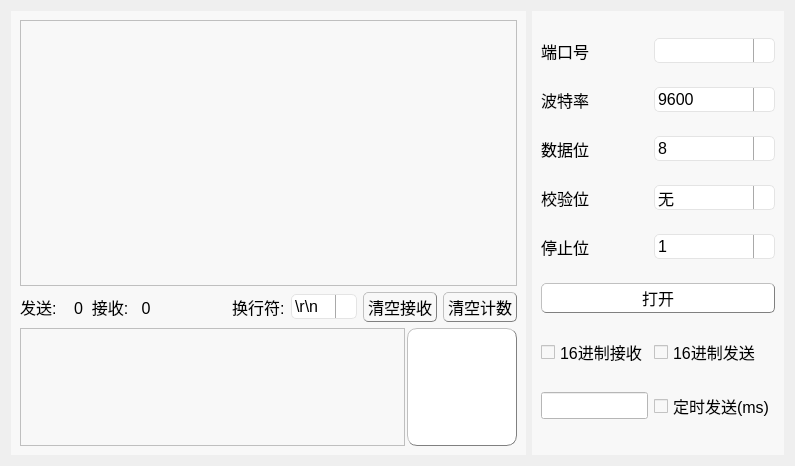
      <widget class="QWidget" name="page">
       <property name="styleSheet">
        <string notr="true"/>
       </property>
       <layout class="QHBoxLayout" name="horizontalLayout_3" stretch="3,1">
        <item>
         <widget class="QWidget" name="widget_3" native="true">
          <property name="font">
           <font>
            <pointsize>12</pointsize>
           </font>
          </property>
          <property name="styleSheet">
           <string notr="true">
background-color: rgb(248, 248, 248);</string>
          </property>
          <layout class="QVBoxLayout" name="verticalLayout" stretch="9,1,4">
           <item>
            <widget class="QPlainTextEdit" name="plainTextEdit_receive">
             <property name="font">
              <font>
               <pointsize>12</pointsize>
              </font>
             </property>
            </widget>
           </item>
           <item>
            <layout class="QHBoxLayout" name="horizontalLayout_4">
             <item>
              <widget class="QLabel" name="label_count">
               <property name="font">
                <font>
                 <pointsize>12</pointsize>
                </font>
               </property>
               <property name="text">
                <string>发送:    0  接收:   0</string>
               </property>
              </widget>
             </item>
             <item>
              <spacer name="horizontalSpacer">
               <property name="font">
                <font>
                 <pointsize>12</pointsize>
                </font>
               </property>
               <property name="orientation">
                <enum>Qt::Horizontal</enum>
               </property>
               <property name="sizeHint" stdset="0">
                <size>
                 <width>40</width>
                 <height>20</height>
                </size>
               </property>
              </spacer>
             </item>
             <item>
              <widget class="QLabel" name="label_7">
               <property name="font">
                <font>
                 <pointsize>12</pointsize>
                </font>
               </property>
               <property name="text">
                <string>换行符:</string>
               </property>
              </widget>
             </item>
             <item>
              <widget class="QComboBox" name="comboBox_lineBreak">
               <property name="font">
                <font>
                 <pointsize>-1</pointsize>
                </font>
               </property>
               <property name="styleSheet">
                <string notr="true">QComboBox{
  background-color: rgb(255, 255, 255);
  font-size:16px;
  padding: 1px 15px 1px 3px;
  border:1px solid rgba(228,228,228,1);
  border-radius:5px 5px 0px 0px;
}   
QComboBox::drop-down {
      subcontrol-origin: padding;
      subcontrol-position: top right;
	width: 20px;
      border-left-width: 1px;
    border-left-color: darkgray;
    border-left-style: solid; /* just a single line */
    border-top-right-radius: 3px; /* same radius as the QComboBox */
    border-bottom-right-radius: 3px;
  }

QComboBox::down-arrow {
    image: url(:/img/arrow.png);
}</string>
               </property>
               <item>
                <property name="text">
                 <string>\r\n</string>
                </property>
               </item>
               <item>
                <property name="text">
                 <string>\r</string>
                </property>
               </item>
               <item>
                <property name="text">
                 <string>\n</string>
                </property>
               </item>
               <item>
                <property name="text">
                 <string>\n\r</string>
                </property>
               </item>
               <item>
                <property name="text">
                 <string>无</string>
                </property>
               </item>
              </widget>
             </item>
             <item>
              <widget class="QPushButton" name="clearPlace_btn">
               <property name="font">
                <font>
                 <pointsize>12</pointsize>
                </font>
               </property>
               <property name="styleSheet">
                <string notr="true">QPushButton
{
border:1px solid gray;
border-radius:5px;
padding:2px 4px;
border-style: outset;
}
QPushButton[color=&quot;on&quot;]
{
	background-color: rgb(255, 255, 255);
}
QPushButton[color=&quot;off&quot;]
{
	background-color: rgb(85, 170, 0);
}
 QPushButton:hover{
background-color:rgb(229, 241, 251); 
color: black;
}
 QPushButton:pressed{
background-color:rgb(204, 228, 247);
border-style: inset;
}</string>
               </property>
               <property name="text">
                <string>清空接收</string>
               </property>
              </widget>
             </item>
             <item>
              <widget class="QPushButton" name="clearCount_btn">
               <property name="font">
                <font>
                 <pointsize>12</pointsize>
                </font>
               </property>
               <property name="styleSheet">
                <string notr="true">QPushButton
{
border:1px solid gray;
border-radius:5px;
padding:2px 4px;
border-style: outset;
}
QPushButton[color=&quot;on&quot;]
{
	background-color: rgb(255, 255, 255);
}
QPushButton[color=&quot;off&quot;]
{
	background-color: rgb(85, 170, 0);
}
 QPushButton:hover{
background-color:rgb(229, 241, 251); 
color: black;
}
 QPushButton:pressed{
background-color:rgb(204, 228, 247);
border-style: inset;
}</string>
               </property>
               <property name="text">
                <string>清空计数</string>
               </property>
              </widget>
             </item>
            </layout>
           </item>
           <item>
            <layout class="QHBoxLayout" name="horizontalLayout_2" stretch="7,2">
             <property name="spacing">
              <number>2</number>
             </property>
             <item>
              <widget class="QPlainTextEdit" name="plainTextEdit_send">
               <property name="font">
                <font>
                 <pointsize>12</pointsize>
                </font>
               </property>
              </widget>
             </item>
             <item>
              <widget class="QPushButton" name="send_btn">
               <property name="sizePolicy">
                <sizepolicy hsizetype="Preferred" vsizetype="Preferred">
                 <horstretch>0</horstretch>
                 <verstretch>0</verstretch>
                </sizepolicy>
               </property>
               <property name="font">
                <font>
                 <pointsize>12</pointsize>
                </font>
               </property>
               <property name="styleSheet">
                <string notr="true">QPushButton
{
background-color: rgb(255, 255, 255);
border:1px solid gray;
border-radius:10px;
padding:2px 4px;
border-style: outset;
}
 QPushButton:hover{
background-color:rgb(229, 241, 251); 
color: black;
}
 QPushButton:pressed{
background-color:rgb(204, 228, 247);
border-style: inset;
}</string>
               </property>
               <property name="text">
                <string/>
               </property>
               <property name="icon">
                <iconset>
                 <normaloff>:/img/纸飞机发送.png</normaloff>:/img/纸飞机发送.png</iconset>
               </property>
               <property name="iconSize">
                <size>
                 <width>76</width>
                 <height>76</height>
                </size>
               </property>
              </widget>
             </item>
            </layout>
           </item>
          </layout>
         </widget>
        </item>
        <item>
         <widget class="QWidget" name="widget_2" native="true">
          <property name="font">
           <font>
            <pointsize>12</pointsize>
           </font>
          </property>
          <property name="styleSheet">
           <string notr="true">background-color: rgb(248, 248, 248);</string>
          </property>
          <layout class="QGridLayout" name="gridLayout_2">
           <item row="6" column="0">
            <widget class="QCheckBox" name="checkBox_hexReceive">
             <property name="font">
              <font>
               <pointsize>12</pointsize>
              </font>
             </property>
             <property name="text">
              <string>16进制接收</string>
             </property>
            </widget>
           </item>
           <item row="1" column="0">
            <widget class="QLabel" name="label_2">
             <property name="font">
              <font>
               <pointsize>12</pointsize>
              </font>
             </property>
             <property name="text">
              <string>波特率</string>
             </property>
            </widget>
           </item>
           <item row="2" column="1">
            <widget class="QComboBox" name="comboBox_dataBit">
             <property name="font">
              <font>
               <pointsize>-1</pointsize>
              </font>
             </property>
             <property name="styleSheet">
              <string notr="true">QComboBox{
  background-color: rgb(255, 255, 255);
  font-size:16px;
  padding: 1px 15px 1px 3px;
  border:1px solid rgba(228,228,228,1);
  border-radius:5px 5px 0px 0px;
}   
QComboBox::drop-down {
      subcontrol-origin: padding;
      subcontrol-position: top right;
	width: 20px;
      border-left-width: 1px;
    border-left-color: darkgray;
    border-left-style: solid; /* just a single line */
    border-top-right-radius: 3px; /* same radius as the QComboBox */
    border-bottom-right-radius: 3px;
  }

QComboBox::down-arrow {
    image: url(:/img/arrow.png);
}</string>
             </property>
             <item>
              <property name="text">
               <string>8</string>
              </property>
             </item>
             <item>
              <property name="text">
               <string>7</string>
              </property>
             </item>
             <item>
              <property name="text">
               <string>6</string>
              </property>
             </item>
             <item>
              <property name="text">
               <string>5</string>
              </property>
             </item>
            </widget>
           </item>
           <item row="0" column="0">
            <widget class="QLabel" name="label">
             <property name="font">
              <font>
               <pointsize>12</pointsize>
              </font>
             </property>
             <property name="text">
              <string>端口号</string>
             </property>
            </widget>
           </item>
           <item row="5" column="0" colspan="2">
            <widget class="QPushButton" name="open_btn">
             <property name="font">
              <font>
               <pointsize>12</pointsize>
              </font>
             </property>
             <property name="styleSheet">
              <string notr="true">QPushButton
{
	background-color: rgb(255, 255, 255);
border:1px solid gray;
border-radius:5px;
padding:2px 4px;
border-style: outset;
}
QPushButton[color=&quot;on&quot;]
{
	background-color: rgb(255, 255, 255);
}
QPushButton[color=&quot;off&quot;]
{
	background-color: rgb(85, 170, 0);
}
 QPushButton:hover{
background-color:rgb(229, 241, 251); 
color: black;
}
 QPushButton:pressed{
background-color:rgb(204, 228, 247);
border-style: inset;
}</string>
             </property>
             <property name="text">
              <string>打开</string>
             </property>
            </widget>
           </item>
           <item row="0" column="1">
            <widget class="customCombox" name="comboBox_serialName">
             <property name="font">
              <font>
               <pointsize>-1</pointsize>
              </font>
             </property>
             <property name="styleSheet">
              <string notr="true">QComboBox{
  background-color: rgb(255, 255, 255);
  font-size:16px;
  padding: 1px 15px 1px 3px;
  border:1px solid rgba(228,228,228,1);
  border-radius:5px 5px 0px 0px;
}   
QComboBox::drop-down {
      subcontrol-origin: padding;
      subcontrol-position: top right;
	width: 20px;
      border-left-width: 1px;
    border-left-color: darkgray;
    border-left-style: solid; /* just a single line */
    border-top-right-radius: 3px; /* same radius as the QComboBox */
    border-bottom-right-radius: 3px;
  }

QComboBox::down-arrow {
    image: url(:/img/arrow.png);
}</string>
             </property>
            </widget>
           </item>
           <item row="3" column="1">
            <widget class="QComboBox" name="comboBox_checkBit">
             <property name="font">
              <font>
               <pointsize>-1</pointsize>
              </font>
             </property>
             <property name="styleSheet">
              <string notr="true">QComboBox{
  background-color: rgb(255, 255, 255);
  font-size:16px;
  padding: 1px 15px 1px 3px;
  border:1px solid rgba(228,228,228,1);
  border-radius:5px 5px 0px 0px;
}   
QComboBox::drop-down {
      subcontrol-origin: padding;
      subcontrol-position: top right;
	width: 20px;
      border-left-width: 1px;
    border-left-color: darkgray;
    border-left-style: solid; /* just a single line */
    border-top-right-radius: 3px; /* same radius as the QComboBox */
    border-bottom-right-radius: 3px;
  }

QComboBox::down-arrow {
    image: url(:/img/arrow.png);
}</string>
             </property>
             <item>
              <property name="text">
               <string>无</string>
              </property>
             </item>
             <item>
              <property name="text">
               <string>奇校验</string>
              </property>
             </item>
             <item>
              <property name="text">
               <string>偶校验</string>
              </property>
             </item>
            </widget>
           </item>
           <item row="6" column="1">
            <widget class="QCheckBox" name="checkBox_hexSend">
             <property name="font">
              <font>
               <pointsize>12</pointsize>
              </font>
             </property>
             <property name="text">
              <string>16进制发送</string>
             </property>
            </widget>
           </item>
           <item row="4" column="0">
            <widget class="QLabel" name="label_5">
             <property name="font">
              <font>
               <pointsize>12</pointsize>
              </font>
             </property>
             <property name="text">
              <string>停止位</string>
             </property>
            </widget>
           </item>
           <item row="1" column="1">
            <widget class="QComboBox" name="comboBox_baud">
             <property name="font">
              <font>
               <pointsize>-1</pointsize>
              </font>
             </property>
             <property name="styleSheet">
              <string notr="true">QComboBox{
  background-color: rgb(255, 255, 255);
  font-size:16px;
  padding: 1px 15px 1px 3px;
  border:1px solid rgba(228,228,228,1);
  border-radius:5px 5px 0px 0px;
}   
QComboBox::drop-down {
      subcontrol-origin: padding;
      subcontrol-position: top right;
	width: 20px;
      border-left-width: 1px;
    border-left-color: darkgray;
    border-left-style: solid; /* just a single line */
    border-top-right-radius: 3px; /* same radius as the QComboBox */
    border-bottom-right-radius: 3px;
  }

QComboBox::down-arrow {
    image: url(:/img/arrow.png);
}</string>
             </property>
             <item>
              <property name="text">
               <string>9600</string>
              </property>
             </item>
             <item>
              <property name="text">
               <string>115200</string>
              </property>
             </item>
            </widget>
           </item>
           <item row="3" column="0">
            <widget class="QLabel" name="label_4">
             <property name="font">
              <font>
               <pointsize>12</pointsize>
              </font>
             </property>
             <property name="text">
              <string>校验位</string>
             </property>
            </widget>
           </item>
           <item row="4" column="1">
            <widget class="QComboBox" name="comboBox_stopBit">
             <property name="font">
              <font>
               <pointsize>-1</pointsize>
              </font>
             </property>
             <property name="styleSheet">
              <string notr="true">QComboBox{
  background-color: rgb(255, 255, 255);
  font-size:16px;
  padding: 1px 15px 1px 3px;
  border:1px solid rgba(228,228,228,1);
  border-radius:5px 5px 0px 0px;
}   
QComboBox::drop-down {
      subcontrol-origin: padding;
      subcontrol-position: top right;
	width: 20px;
      border-left-width: 1px;
    border-left-color: darkgray;
    border-left-style: solid; /* just a single line */
    border-top-right-radius: 3px; /* same radius as the QComboBox */
    border-bottom-right-radius: 3px;
  }

QComboBox::down-arrow {
    image: url(:/img/arrow.png);
}</string>
             </property>
             <item>
              <property name="text">
               <string>1</string>
              </property>
             </item>
             <item>
              <property name="text">
               <string>1.5</string>
              </property>
             </item>
             <item>
              <property name="text">
               <string>2</string>
              </property>
             </item>
            </widget>
           </item>
           <item row="2" column="0">
            <widget class="QLabel" name="label_3">
             <property name="font">
              <font>
               <pointsize>12</pointsize>
              </font>
             </property>
             <property name="text">
              <string>数据位</string>
             </property>
            </widget>
           </item>
           <item row="7" column="0">
            <widget class="QLineEdit" name="lineEdit_time">
             <property name="styleSheet">
              <string notr="true">background-color: rgb(255, 255, 255);</string>
             </property>
            </widget>
           </item>
           <item row="7" column="1">
            <widget class="QCheckBox" name="checkBox_time">
             <property name="font">
              <font>
               <pointsize>12</pointsize>
              </font>
             </property>
             <property name="text">
              <string>定时发送(ms)</string>
             </property>
            </widget>
           </item>
          </layout>
         </widget>
        </item>
       </layout>
      </widget>
